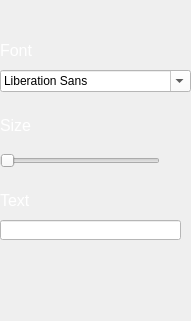
   <widget class="QWidget" name="wdg_text" native="true">
    <property name="geometry">
     <rect>
      <x>1080</x>
      <y>70</y>
      <width>191</width>
      <height>321</height>
     </rect>
    </property>
    <widget class="QFontComboBox" name="font_box_text">
     <property name="geometry">
      <rect>
       <x>0</x>
       <y>70</y>
       <width>191</width>
       <height>22</height>
      </rect>
     </property>
     <property name="styleSheet">
      <string notr="true">background-color: rgb(255, 255, 255);</string>
     </property>
    </widget>
    <widget class="QLabel" name="label_font_text">
     <property name="geometry">
      <rect>
       <x>0</x>
       <y>40</y>
       <width>61</width>
       <height>21</height>
      </rect>
     </property>
     <property name="font">
      <font>
       <pointsize>12</pointsize>
      </font>
     </property>
     <property name="styleSheet">
      <string notr="true">color: rgb(255, 255, 255);</string>
     </property>
     <property name="text">
      <string>Font</string>
     </property>
    </widget>
    <widget class="QLabel" name="label_size_text">
     <property name="geometry">
      <rect>
       <x>0</x>
       <y>110</y>
       <width>61</width>
       <height>31</height>
      </rect>
     </property>
     <property name="font">
      <font>
       <pointsize>12</pointsize>
      </font>
     </property>
     <property name="styleSheet">
      <string notr="true">color: rgb(255, 255, 255);</string>
     </property>
     <property name="text">
      <string>Size</string>
     </property>
    </widget>
    <widget class="QSlider" name="slide_size_text">
     <property name="geometry">
      <rect>
       <x>0</x>
       <y>150</y>
       <width>160</width>
       <height>22</height>
      </rect>
     </property>
     <property name="orientation">
      <enum>Qt::Horizontal</enum>
     </property>
    </widget>
    <widget class="QLineEdit" name="lineEdit_text_text">
     <property name="geometry">
      <rect>
       <x>0</x>
       <y>220</y>
       <width>181</width>
       <height>20</height>
      </rect>
     </property>
     <property name="styleSheet">
      <string notr="true">background-color: rgb(255, 255, 255);</string>
     </property>
    </widget>
    <widget class="QLabel" name="label_text_text">
     <property name="geometry">
      <rect>
       <x>0</x>
       <y>190</y>
       <width>61</width>
       <height>21</height>
      </rect>
     </property>
     <property name="font">
      <font>
       <pointsize>12</pointsize>
      </font>
     </property>
     <property name="styleSheet">
      <string notr="true">color: rgb(255, 255, 255);</string>
     </property>
     <property name="text">
      <string>Text</string>
     </property>
    </widget>
   </widget>
